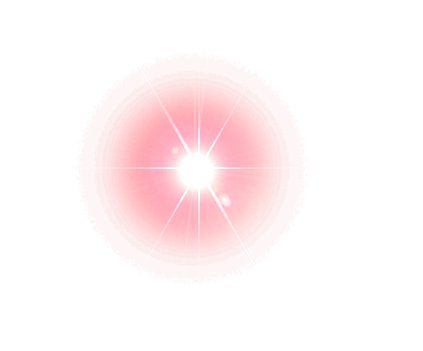
#> input picture eye.png, 423 x 351 px
$ python fryer.py
#> lines starting #> are read from the running program, lines starting #| are printed output that depends on the picture; pictures that were not available may be replaced by others from this repository, and a replacement may not be noted
### face.py
import cv2

cascPath = "./data/haarcascade_frontalface_alt.xml"
eyePath = "./data/haarcascade_eye_tree_eyeglasses.xml"

faceCascade = cv2.CascadeClassifier(cascPath)
eyeCascade = cv2.CascadeClassifier(eyePath)

testImage = "matt.jpg"

def get_face(image):
    eye_list = []
    frame = cv2.imread(image)
    frame = cv2.cvtColor(frame, cv2.COLOR_BGR2GRAY)
    faces = faceCascade.detectMultiScale(frame)
    for (x, y, w, h) in faces:
        faceROI = frame[y:y+int(h/2), x:x+w]
        eyes = eyeCascade.detectMultiScale(faceROI)
        for (x2, y2, w2, h2) in eyes:
            eye_center = (x + x2 + w2//2, y + y2 + h2//2)
            eye_radius = int(round((w2 + h2)*0.25))
            eye_list.append(tuple(list(eye_center)+[eye_radius]))
    return eye_list

# [9 lines left out: function resize_img, not called in this run]

# [2 lines that do not run on import are left out]

# [4 lines that do not run on import are left out]

### fryer.py
from PIL import Image
import requests
from io import BytesIO
import urllib.request
from face import get_face
from random import uniform
from random import randint
import time

contrast_low = 120
contrast_high = 259

brightness_low = -.15
brightness_high = .15

noise_low = .1
noise_high = .4

eye = Image.open('eye.png').convert("RGBA")
#> eye is the input picture: PIL image 423x351 RGBA; mean R, G, B, A 243.8, 128.6, 131.4, 24.7
eye_width, eye_height = eye.size
#> eye_width = 423; eye_height = 351

def readIMG(url):
    '''Takes a direct link to an image and returns a PIL image'''
    return Image.open(urllib.request.urlopen(url))

def downloadFromURL(url,filename='download.png'):
    '''Takes a direct link to an image and saves it locally with the name filename'''
    i = Image.open(urllib.request.urlopen(url))
    i.save(filename)

def getIMG(path):
    '''Takes a local path and returns a PIL image'''
    return Image.open(path).convert("RGBA")

def place(img,points):
    '''Takes a PIL image and list of tuples and pastes eye.png on all points;
    adjusting the size of eye.png according to the radius of the eye'''
    for (x,y,r) in points:
        eye_temp = eye

        # Scale the size of the lens flare based on the radius to cover the eyes
        i = ((21.0*r)/eye_width)
        j = ((21.0*r)/eye_height)
        maxsize = (eye_width*i,eye_height*j)
        eye_temp.thumbnail(maxsize)
        temp_width, temp_height = eye_temp.size

        # We found that face.py consistently puts the center of the eye too far
        # to the left, so we're shifting it a bit to the right to compensate
        img.paste(eye,(x-int(temp_width/2)+30,y-int(temp_height/2)),eye)
    return img

def contrast(img,lvl=randint(contrast_low,contrast_high)):
    '''Takes a PIL image and adds pixel-wise contrast based on the magnitude of lvl
    (suggested lvl range: [20,200]). Returns PIL Image with contrast
    Code modified from Håken Lid (https://stackoverflow.com/users/1977847/h%c3%a5ken-lid)'''
    img.load()
    # Its worth noting that if lvl=259 you will get a divide by zero error so dont do that
    factor = (259 * (lvl + 255)) / (255 * (259 - lvl))
    # wtf???
    def contrast(c):
        return 128 + factor * (c - 128)
    return img.point(contrast)

def noise(img,lvl=uniform(noise_low, noise_high)):
    '''Takes a PIL image and adds random pixel-wise noise
    (suggested lvl range: [0,.4]). Returns the PIL Image with noise'''
    pixels = img.getdata()
    newData = []
    for pixel in pixels:
        rand1 = randint(-125,125) * lvl
        rand2 = randint(-125,125) * lvl
        rand3 = randint(-125,125) * lvl
        new_pixel = (max(min(int(pixel[0] + rand1),255),0),
                     max(min(int(pixel[1] + rand2),255),0),
                     max(min(int(pixel[2] + rand3),255),0))
        newData.append(new_pixel)
    img.putdata(newData)
    return img

def brightness(img,lvl=uniform(brightness_low, brightness_high)):
    '''Takes a PIL Image and brightens it by lvl percent
    (suggested lvl range: [-.15,-.15]). Returns brightened PIL Image'''
    lvl = float("%.2f" % round(lvl,2))
    pixels = img.getdata()
    newData = []
    multiplier = 1.0 + lvl
    for pixel in pixels:
        new_pixel = (max(min(int(pixel[0] * multiplier),255),0),
                     max(min(int(pixel[1] * multiplier),255),0),
                     max(min(int(pixel[2] * multiplier),255),0))
        newData.append(new_pixel)
    img.putdata(newData)
    return img

def fry(img,bright=None,con=None,noi=None):
    '''Takes a PIL Image and frys it by adding brightness,
    contrast, and noise to the image. Returns the fried PIL Image'''
    if bright is None: img = brightness(img)
    else: img = brightness(img,lvl=bright)
    if con is None: img = contrast(img)
    else: img = contrast(img,lvl=con)
    if noi is None: img = noise(img)
    else: img = noise(img,lvl=noi)
    return img

def doBot(url,filename='frythis.png',bright=None,con=None,noi=None):
    '''Takes a direct image url and outputs a fried PIL Image with
    lens flares on the eyes'''
    img = readIMG(url)
    downloadFromURL(url,filename)
    points = get_face(filename)
    img = place(img,points)
    img = fry(img)
    return img

if __name__ == "__main__":
    # [33 lines of commented-out code are left out]

    img = getIMG('a.jpg')
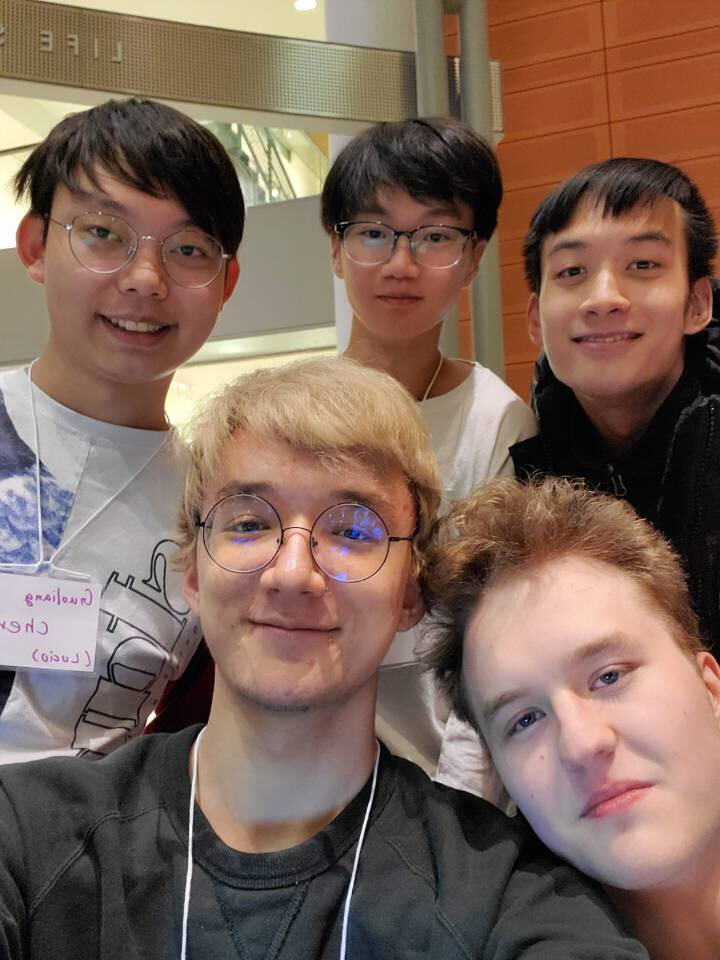
#> input picture g.jpeg, 720 x 960 px, given in place of a.jpg, which was not available
    l = get_face('a.jpg')
#> in get_face, `frame = cv2.cvtColor(frame, cv2.COLOR_BGR2GRAY)`:
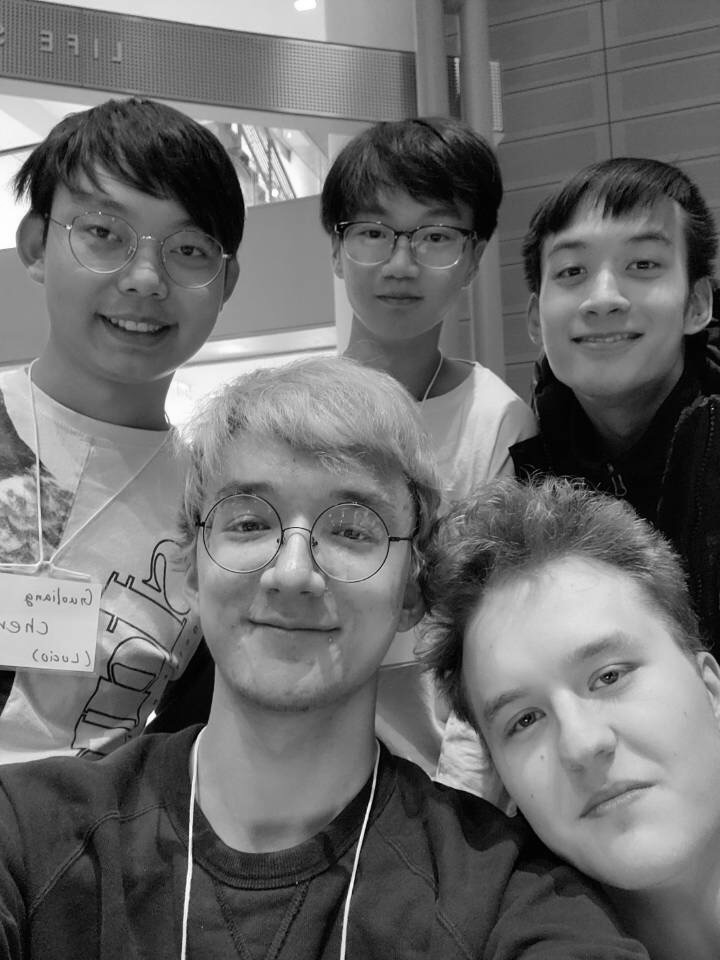
#> frame: shape (960, 720); min 0, max 255, mean 107.1
#> in get_face, `faces = faceCascade.detectMultiScale(frame)`: faces = [[325, 177, 156, 156], [41, 167, 199, 199], [511, 200, 182, 182], [159, 423, 273, 273]]
#> the loop in get_face, `for (x, y, w, h) in faces:` made 4 passes
#> (x, y, w, h, eyes) on passes 1 to 4: (325, 177, 156, 156, [[96, 46, 29, 29], [32, 41, 32, 32]]), (41, 167, 199, 199, [[35, 42, 49, 49]]), (511, 200, 182, 182, [[44, 54, 35, 35], [109, 42, 45, 45]]), (159, 423, 273, 273, [[67, 83, 43, 43]])
#> pass 1, in get_face, `faceROI = frame[y:y+int(h/2), x:x+w]`:
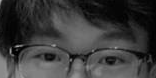
#> faceROI: shape (78, 156); min 0, max 169, mean 58.9
#> pass 3, in get_face, `faceROI = frame[y:y+int(h/2), x:x+w]`:
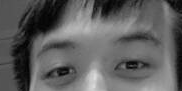
#> faceROI: shape (91, 182); min 0, max 221, mean 94.7
#> after the loop in get_face, `for (x, y, w, h) in faces:`:
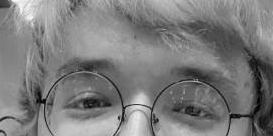
#> faceROI: shape (136, 273); min 1, max 249, mean 124.1
#> after the loop in get_face, `for (x, y, w, h) in faces:`: eye_list = [(435, 237, 14), (373, 234, 16), (100, 233, 24), (572, 271, 18), (642, 264, 22), (247, 527, 22)]
#> l has the same summary as eye_list in get_face
    print(l)
#| [(435, 237, 14), (373, 234, 16), (100, 233, 24), (572, 271, 18), (642, 264, 22), (247, 527, 22)]
    img = place(img,l)
#> the loop in place, `for (x,y,r) in points:` made 6 passes
#> (x, y, r, i, j, maxsize) on passes 1 to 6: (435, 237, 14, 0.695, 0.838, (294, 294)), (373, 234, 16, 0.794, 0.957, (336, 336)), (100, 233, 24, 1.19, 1.44, (504, 504)), (572, 271, 18, 0.894, 1.08, (378, 378)), (642, 264, 22, 1.09, 1.32, (462, 462)), (247, 527, 22, 1.09, 1.32, (462, 462))
#> after the loop in place, `for (x,y,r) in points:`:
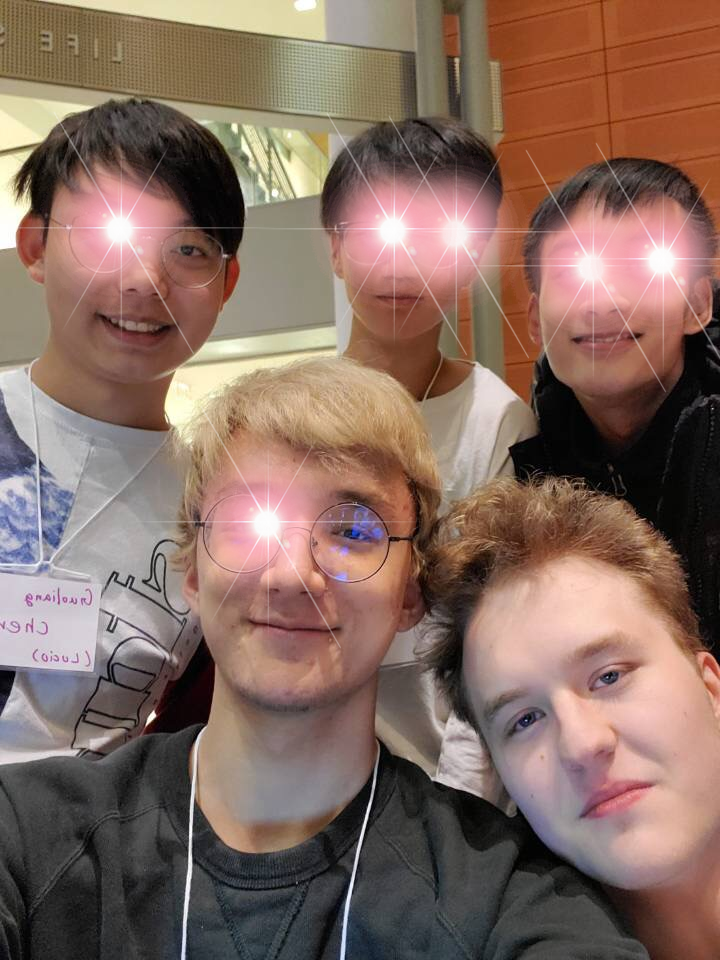
#> img: PIL image 720x960 RGBA; mean R, G, B, A 132.6, 105, 93.8, 249.6; transparent parts drawn white
    img = fry(img)
#> the loop in brightness, `for pixel in pixels:` made 691200 passes
#> (pixel, new_pixel) on passes 1 to 3: ((116, 95, 52, 255), (113, 93, 50)), ((137, 116, 73, 255), (134, 113, 71)), ((144, 123, 80, 255), (141, 120, 78))
#> after the loop in brightness, `for pixel in pixels:`: newData = 691200 items
#> in contrast, `return img.point(contrast)`:
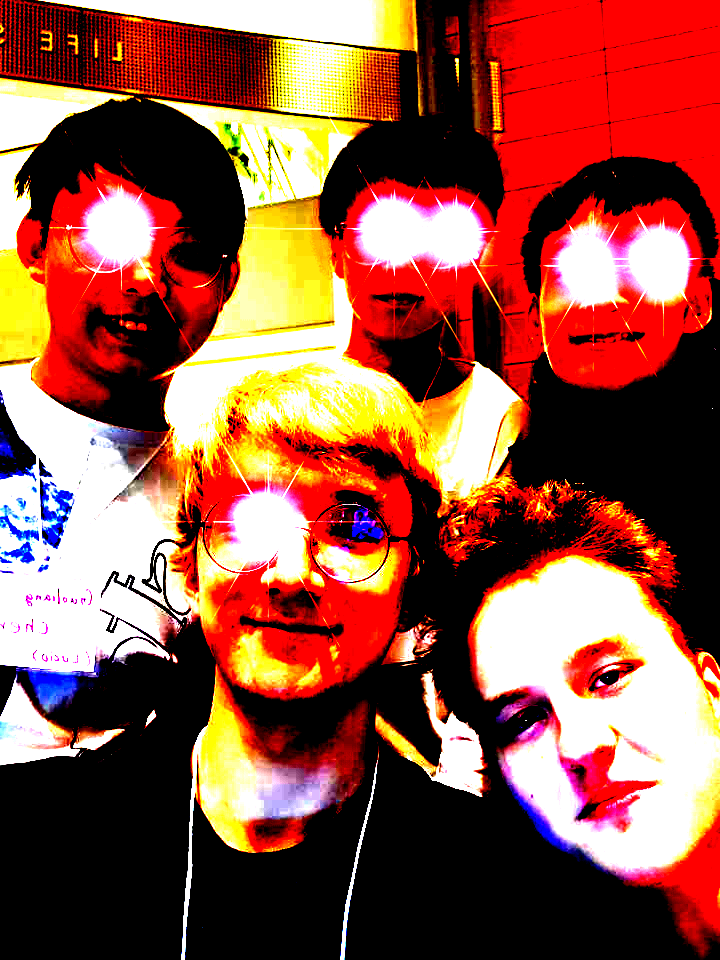
#> returned value: PIL image 720x960 RGBA; mean R, G, B, A 145.6, 84, 67.4, 255
#> the loop in noise, `for pixel in pixels:` made 691200 passes
#> (pixel, rand1, rand2, rand3, new_pixel) on passes 1 to 3: ((0, 0, 0, 255), -19.32, 39.94, 1.64, (0, 39, 1)), ((198, 0, 0, 255), -0.327, -7.2, 36.01, (197, 0, 36)), ((255, 34, 0, 255), 24.55, 28.48, -15.71, (255, 62, 0))
    img.save('out2.png')
    # [8 lines of commented-out code are left out]

    img.save('out2.png')
